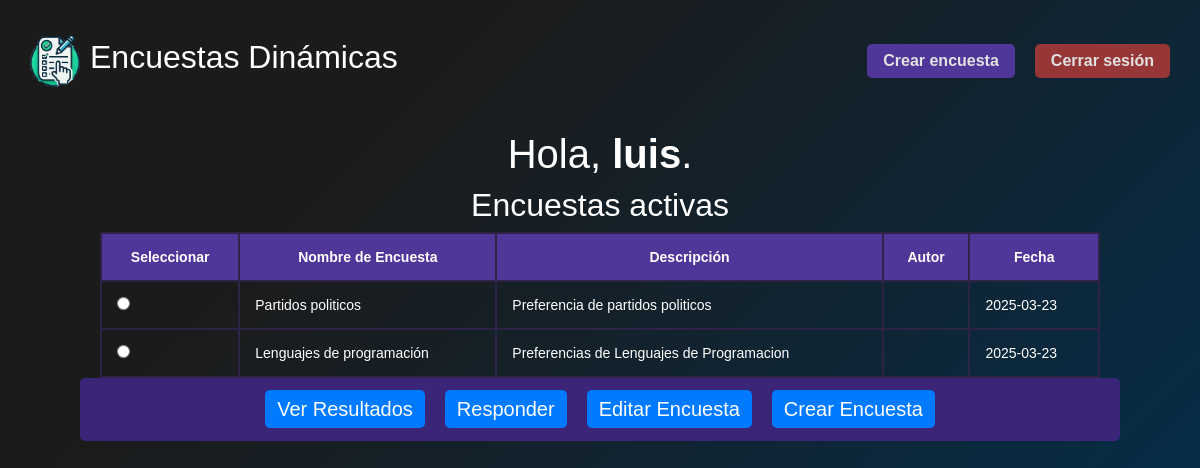
The app's page /encuestas_propias.php (signed in), older data.
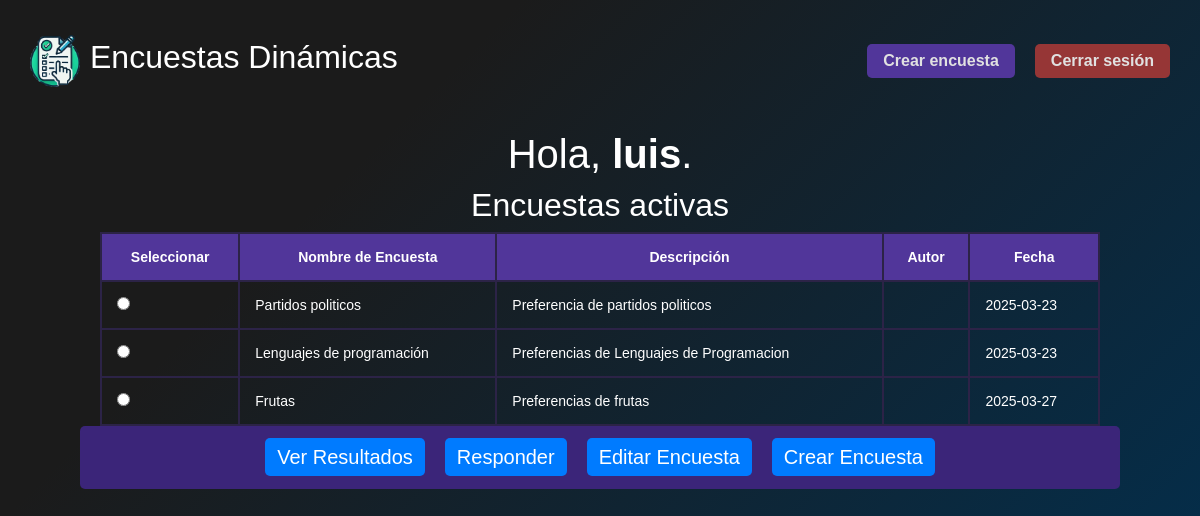
The same page, newer data.
### tables this page shows
CREATE TABLE `enc_encuestasm` (
  `idencuesta` int(11) NOT NULL,
  `nombre` varchar(255) NOT NULL,
  `descripcion` varchar(255) NOT NULL,
  `idusuario` int(11) NOT NULL,
  `fecha` date NOT NULL,
  `activo` varchar(1) NOT NULL
);

### encuestas_propias.php (the view, shortened to what this page needs)
<?php
$username = "root";
$password = "";
$database = "db_encuestas";
$mysqli = new mysqli("localhost", $username, $password, $database);
$query = "SELECT * FROM enc_encuestasm INNER JOIN usuarios ON enc_encuestasm.idusuario=usuarios.idusuario ORDER BY idencuesta ASC";
?>
<!DOCTYPE html>
<html lang="es">
<head>
    <link rel="stylesheet" href="https://stackpath.bootstrapcdn.com/bootstrap/4.5.2/css/bootstrap.min.css">
    <link rel="stylesheet" href="./assets/css/style.css">
</head>
<body>
    <?php include __DIR__ . "/includes/header.php"; ?>
    <div class="items-welcome">
        <div class="wrap-welcome">
            <h1>Hola, <b><?php echo htmlspecialchars($_SESSION["username"]); ?></b>.</h1>
        </div>
        <div class="wrap-welcome">
            <h2>Encuestas activas</h2>
            <form id="formSeleccionEncuesta">
                <table class="table-welcome">
                    <tr>
                        <th>Seleccionar</th>
                        <th>Nombre de Encuesta</th>
                        <th>Descripción</th>
                        <th>Autor</th>
                        <th>Fecha</th>
                    </tr>
                    <?php
                    if ($result = $mysqli->query($query)) {
                        while ($row = $result->fetch_assoc()) {
                            $idEncuesta = $row["idencuesta"];
                            $nombre = $row["nombre"];
                            $descripcion = $row["descripcion"];
                            $autor = $row["nombreU"];
                            $fecha = $row["fecha"];
                            echo "<tr>
                                    <td><input type='radio' name='seleccionEncuesta' value='$idEncuesta' onclick='actualizarEnlaces($idEncuesta)'></td>
                                    <td>$nombre</td>
                                    <td>$descripcion</td>
                                    <td>$autor</td>
                                    <td>$fecha</td>
                                  </tr>";
                        }
                    }
                    ?>
                </table>
            </form>
        </div>
        <nav>
            <ul class="nav-menu">
                <li><a href="#" id="verResultados">Ver Resultados</a></li>
                <li><a href="#" id="responderEncuesta">Responder</a></li>
                <li><a href="#" id="editarEncuesta">Editar Encuesta</a></li>
                <li><a href="agregar.php">Crear Encuesta</a></li>
            </ul>
        </nav>
    </div>
</body>
</html>

Row changes from the older to the newer data that the page shows:
added enc_encuestasm: nombre "Frutas", descripcion "Preferencias de frutas", fecha "2025-03-27"
